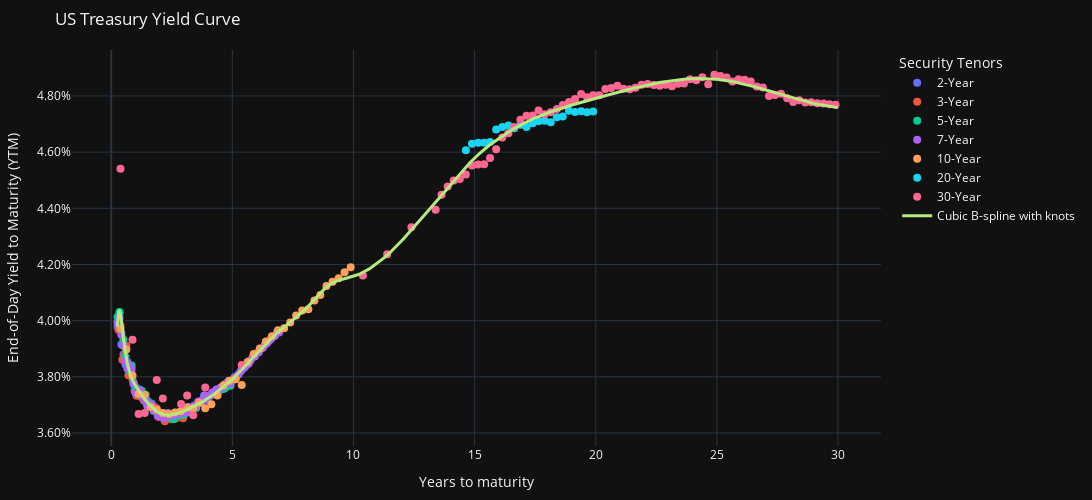

This figure's notebook cell:
### Markdown cell above
This repo uses data from the US Treasury for historical auctions and FedInvest for prices to get current and historical yield to maturity data for all outstanding US Treasury securities. This information can be used to screen for potential relative value trading opportunities. The current UST yield curve is plotted below along with its par curve. A quick inspection of the YTM distribution of the 300+ outstanding notes and bonds shows significant discrapancies in the 15-20 years to maturity region.

### Code cell
usts = USTs(date=datetime.date(2025, 9, 26))
ust_set = usts.get_current_UST_set(settlement_date=datetime.datetime(2025, 9, 29),
                                   get_ytms=True,
                                   include_FRNs=False,
                                   include_TIPS=False,
                                   include_outstanding=False)
usts.plot_ust_curve(bspline_curve=True, univariate_spline=False, mles_spline=False)
